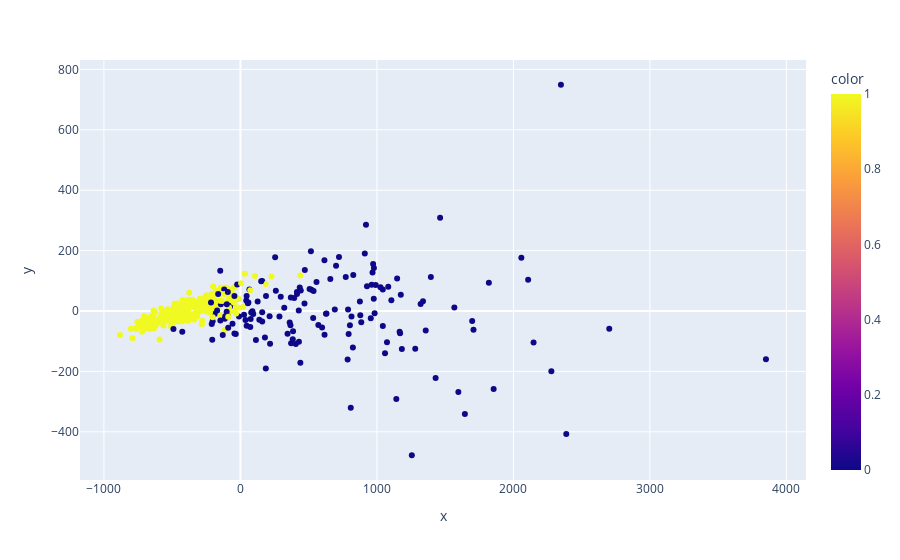

Notebook code cell kept with this figure:
### Code cell
px.scatter(x=x_, y=y_, color=y_train)

### Figure 1 — Plotly figure (JSON) as saved in the notebook; plotly's stock layout.template omitted (floating-point values rounded to 4 significant figures; data arrays with more than 128 entries replaced by an {"elided": "..."} marker saying what was removed)
{"data": [{"hovertemplate": "x=%{x}<br>y=%{y}<br>color=%{marker.color}<extra></extra>", "legendgroup": "", "marker": {"color": {"elided": "398 int values"}, "coloraxis": "coloraxis", "symbol": "circle"}, "mode": "markers", "name": "", "orientation": "v", "showlegend": false, "type": "scatter", "x": {"elided": "398 float values"}, "xaxis": "x", "y": {"elided": "398 float values"}, "yaxis": "y"}], "layout": {"autosize": true, "coloraxis": {"colorbar": {"title": {"text": "color"}}, "colorscale": [[0, "#0d0887"], [0.1111, "#46039f"], [0.2222, "#7201a8"], [0.3333, "#9c179e"], [0.4444, "#bd3786"], [0.5556, "#d8576b"], [0.6667, "#ed7953"], [0.7778, "#fb9f3a"], [0.8889, "#fdca26"], [1, "#f0f921"]]}, "legend": {"tracegroupgap": 0}, "margin": {"t": 60}, "xaxis": {"anchor": "y", "autorange": true, "domain": [0, 1], "range": [-1169.0, 4137.0], "showspikes": false, "title": {"text": "x"}, "type": "linear"}, "yaxis": {"anchor": "x", "autorange": true, "domain": [0, 1], "range": [-572.6, 844.2], "showspikes": false, "title": {"text": "y"}, "type": "linear"}}}
